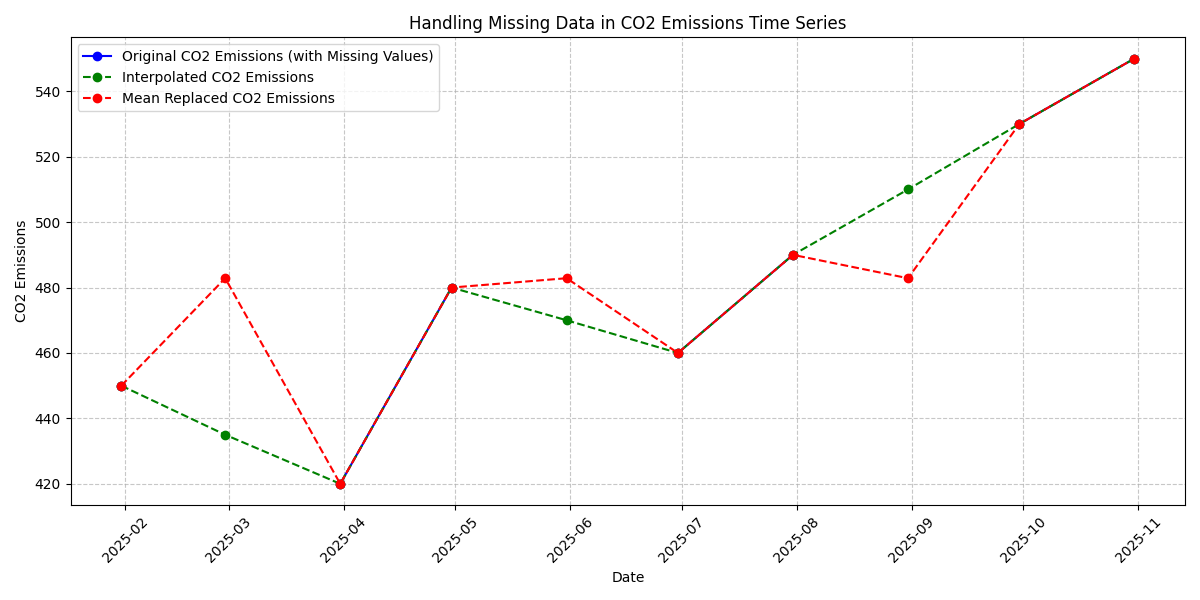

Recreate this plot in Python.
import pandas as pd
import numpy as np
import matplotlib.pyplot as plt

# Example time series data with missing values
data = {
    'Date': pd.date_range(start='2025-01-01', periods=10, freq='M'),
    'CO2_Emissions': [450, np.nan, 420, 480, np.nan, 460, 490, np.nan, 530, 550]
}
df = pd.DataFrame(data)
df.set_index('Date', inplace=True)

# Display the original data with missing values
print("Original CO2 Emissions Data with Missing Values:")
print(df)

# 1. Filling missing data using linear interpolation
df['Interpolated_CO2_Emissions'] = df['CO2_Emissions'].interpolate(
    method='linear')

# 2. Filling missing data using mean replacement
df['Mean_Replaced_CO2_Emissions'] = df['CO2_Emissions'].fillna(
    df['CO2_Emissions'].mean())

# Display the data after handling missing values
print("\nData After Handling Missing Values (Linear Interpolation and Mean Replacement):")
print(df)

# Plotting the original and filled data
plt.figure(figsize=(12, 6))

# Plot original CO2 emissions with missing values
plt.plot(df.index, df['CO2_Emissions'], marker='o', linestyle='-',
        color='blue', label='Original CO2 Emissions (with Missing Values)')

# Plot interpolated CO2 emissions
plt.plot(df.index, df['Interpolated_CO2_Emissions'], marker='o',
        linestyle='--', color='green', label='Interpolated CO2 Emissions')

# Plot mean-replaced CO2 emissions
plt.plot(df.index, df['Mean_Replaced_CO2_Emissions'], marker='o',
    linestyle='--', color='red', label='Mean Replaced CO2 Emissions')

# Formatting the plot
plt.title('Handling Missing Data in CO2 Emissions Time Series')
plt.xlabel('Date')
plt.ylabel('CO2 Emissions')
plt.grid(True, linestyle='--', alpha=0.7)
plt.legend(loc='upper left')
plt.xticks(rotation=45)

# Improve layout
plt.tight_layout()
plt.show()
